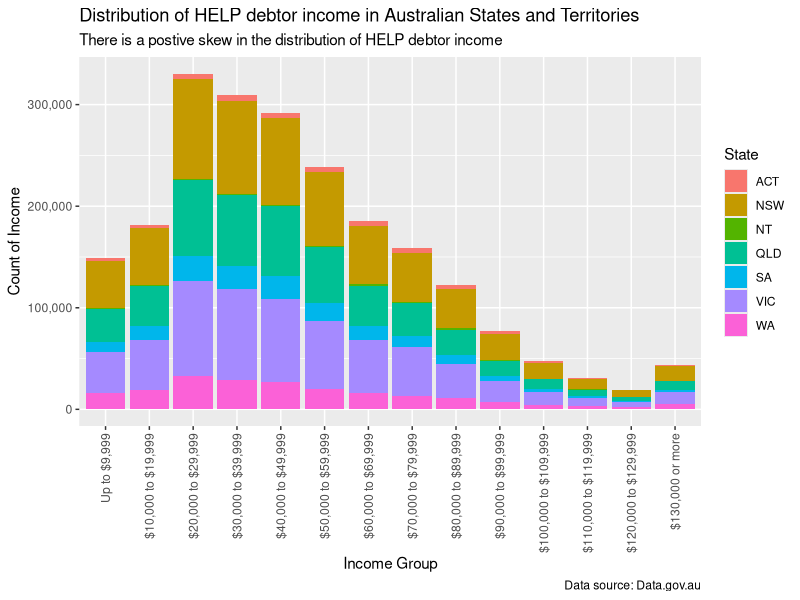

Recreate this plot in R.
## ---- chunk 1
knitr::opts_chunk$set(echo = TRUE)

# Loading Libraries
library(readxl)
library(dplyr)
library(tidyr)
library(ggplot2)
library(scales)

# Loading Data
table_1 <- read_xlsx("Data/help-statistics-2021-2022.xlsx", sheet = 2, skip = 2, col_names = TRUE)
table_2 <- read_xlsx("Data/help-statistics-2021-2022.xlsx", sheet = 3, skip = 2, col_names = TRUE)
table_3 <- read_xlsx("Data/help-statistics-2021-2022.xlsx", sheet = 4, skip = 2, col_names = TRUE)
table_4 <- read_xlsx("Data/help-statistics-2021-2022.xlsx", sheet = 5, skip = 2, col_names = TRUE)
table_7 <- read_xlsx("Data/help-statistics-2021-2022.xlsx", sheet = 8, skip = 2, col_names = TRUE)
## ---- chunk 2

income_dist <- table_7 %>%
  select('Financial year', 'HELP repayment income', 'ACT', 'NSW', 'NT', 'QLD', 'SA', 'VIC', 'WA') %>%
  filter(`Financial year` == "2021–22") %>%
  filter(`HELP repayment income` != "Unknown")

pivoted_dist <- income_dist %>%
  pivot_longer(
    cols = c('ACT', 'NSW', 'NT', 'QLD', 'SA', 'VIC', 'WA'),
    names_to = "State",
    values_to = "Count")

income_factor = c("Up to $9,999", "$10,000 to $19,999", "$20,000 to $29,999", "$30,000 to $39,999", "$40,000 to $49,999", "$50,000 to $59,999", "$60,000 to $69,999", "$70,000 to $79,999", "$80,000 to $89,999", "$90,000 to $99,999", "$100,000 to $109,999", "$110,000 to $119,999", "$120,000 to $129,999", "$130,000 or more")

dist_plot <- ggplot(data = pivoted_dist, aes(x = factor(`HELP repayment income`, level = income_factor), y = Count, fill = State)) +
  geom_bar(stat="identity") +
  theme(axis.text.x = element_text(angle = 90, vjust = 0.5, hjust=1)) +
  scale_y_continuous(name="Count of Income", labels = label_comma()) +
  xlab("Income Group") +
  labs(title = "Distribution of HELP debtor income in Australian States and Territories", subtitle = "There is a postive skew in the distribution of HELP debtor income", caption = "Data source: Data.gov.au")

dist_plot

## ---- chunk 3
